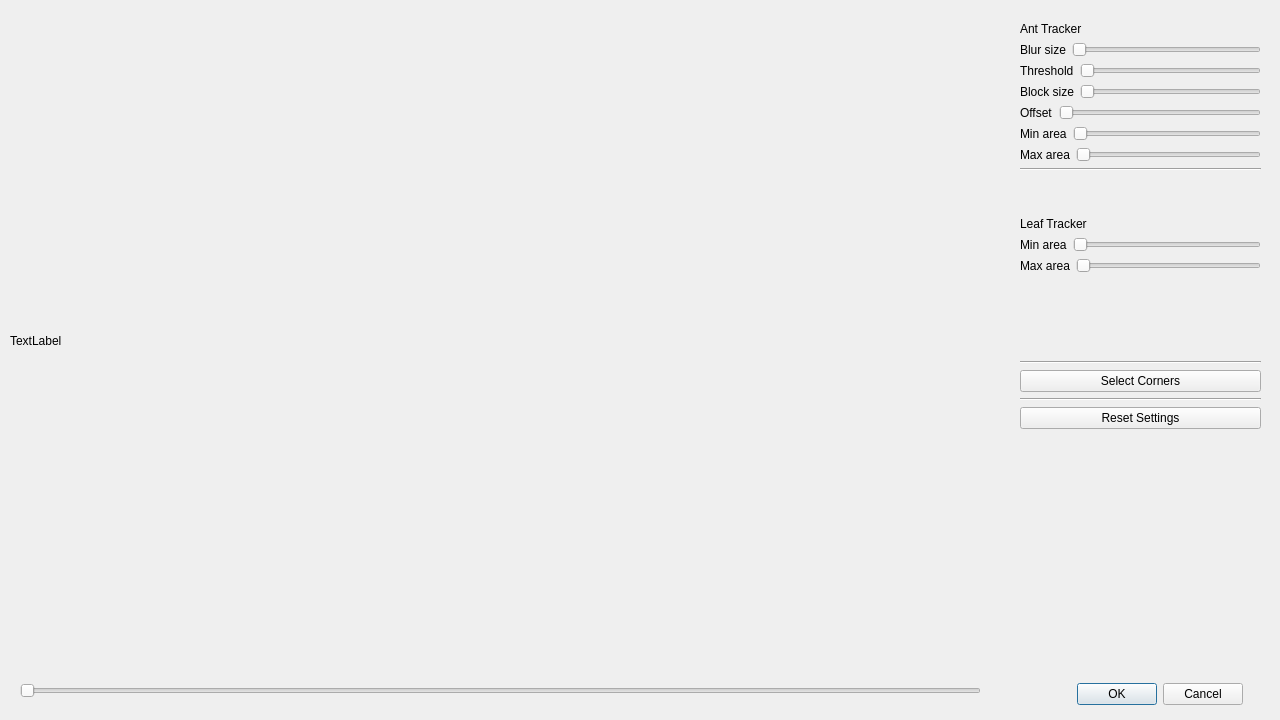
<?xml version="1.0" encoding="UTF-8"?>
<ui version="4.0">
 <class>Dialog</class>
 <widget class="QDialog" name="Dialog">
  <property name="geometry">
   <rect>
    <x>0</x>
    <y>0</y>
    <width>1280</width>
    <height>720</height>
   </rect>
  </property>
  <property name="minimumSize">
   <size>
    <width>1280</width>
    <height>720</height>
   </size>
  </property>
  <property name="maximumSize">
   <size>
    <width>1280</width>
    <height>720</height>
   </size>
  </property>
  <property name="windowTitle">
   <string>Dialog</string>
  </property>
  <widget class="QDialogButtonBox" name="buttonBox">
   <property name="geometry">
    <rect>
     <x>1050</x>
     <y>680</y>
     <width>193</width>
     <height>28</height>
    </rect>
   </property>
   <property name="orientation">
    <enum>Qt::Horizontal</enum>
   </property>
   <property name="standardButtons">
    <set>QDialogButtonBox::Cancel|QDialogButtonBox::Ok</set>
   </property>
  </widget>
  <widget class="QLabel" name="videoPlayer">
   <property name="geometry">
    <rect>
     <x>10</x>
     <y>20</y>
     <width>971</width>
     <height>641</height>
    </rect>
   </property>
   <property name="text">
    <string>TextLabel</string>
   </property>
  </widget>
  <widget class="QSlider" name="videoSlider">
   <property name="geometry">
    <rect>
     <x>20</x>
     <y>680</y>
     <width>961</width>
     <height>22</height>
    </rect>
   </property>
   <property name="orientation">
    <enum>Qt::Horizontal</enum>
   </property>
  </widget>
  <widget class="QWidget" name="layoutWidget">
   <property name="geometry">
    <rect>
     <x>1020</x>
     <y>22</y>
     <width>241</width>
     <height>407</height>
    </rect>
   </property>
   <layout class="QVBoxLayout" name="verticalLayout">
    <item>
     <widget class="QLabel" name="label">
      <property name="text">
       <string>Ant Tracker</string>
      </property>
     </widget>
    </item>
    <item>
     <layout class="QHBoxLayout" name="horizontalLayout_4">
      <item>
       <widget class="QLabel" name="label_5">
        <property name="text">
         <string>Blur size</string>
        </property>
       </widget>
      </item>
      <item>
       <widget class="QSlider" name="blurSize">
        <property name="orientation">
         <enum>Qt::Horizontal</enum>
        </property>
       </widget>
      </item>
     </layout>
    </item>
    <item>
     <layout class="QHBoxLayout" name="horizontalLayout_8">
      <item>
       <widget class="QLabel" name="label_9">
        <property name="text">
         <string>Threshold</string>
        </property>
       </widget>
      </item>
      <item>
       <widget class="QSlider" name="thresh">
        <property name="orientation">
         <enum>Qt::Horizontal</enum>
        </property>
       </widget>
      </item>
     </layout>
    </item>
    <item>
     <layout class="QHBoxLayout" name="horizontalLayout_2">
      <item>
       <widget class="QLabel" name="label_3">
        <property name="text">
         <string>Block size</string>
        </property>
       </widget>
      </item>
      <item>
       <widget class="QSlider" name="blockSize">
        <property name="orientation">
         <enum>Qt::Horizontal</enum>
        </property>
       </widget>
      </item>
     </layout>
    </item>
    <item>
     <layout class="QHBoxLayout" name="horizontalLayout_9">
      <item>
       <widget class="QLabel" name="label_10">
        <property name="text">
         <string>Offset</string>
        </property>
       </widget>
      </item>
      <item>
       <widget class="QSlider" name="offset">
        <property name="orientation">
         <enum>Qt::Horizontal</enum>
        </property>
       </widget>
      </item>
     </layout>
    </item>
    <item>
     <layout class="QHBoxLayout" name="horizontalLayout_6">
      <item>
       <widget class="QLabel" name="label_7">
        <property name="text">
         <string>Min area</string>
        </property>
       </widget>
      </item>
      <item>
       <widget class="QSlider" name="minArea">
        <property name="orientation">
         <enum>Qt::Horizontal</enum>
        </property>
       </widget>
      </item>
     </layout>
    </item>
    <item>
     <layout class="QHBoxLayout" name="horizontalLayout_7">
      <item>
       <widget class="QLabel" name="label_11">
        <property name="text">
         <string>Max area</string>
        </property>
       </widget>
      </item>
      <item>
       <widget class="QSlider" name="maxArea">
        <property name="orientation">
         <enum>Qt::Horizontal</enum>
        </property>
       </widget>
      </item>
     </layout>
    </item>
    <item>
     <widget class="Line" name="line_2">
      <property name="orientation">
       <enum>Qt::Horizontal</enum>
      </property>
     </widget>
    </item>
    <item>
     <layout class="QVBoxLayout" name="verticalLayout_2">
      <item>
       <spacer name="verticalSpacer">
        <property name="orientation">
         <enum>Qt::Vertical</enum>
        </property>
        <property name="sizeHint" stdset="0">
         <size>
          <width>20</width>
          <height>40</height>
         </size>
        </property>
       </spacer>
      </item>
      <item>
       <widget class="QLabel" name="label_4">
        <property name="text">
         <string>Leaf Tracker</string>
        </property>
       </widget>
      </item>
      <item>
       <layout class="QHBoxLayout" name="horizontalLayout_3">
        <item>
         <widget class="QLabel" name="label_14">
          <property name="text">
           <string>Min area</string>
          </property>
         </widget>
        </item>
        <item>
         <widget class="QSlider" name="minArea_2">
          <property name="orientation">
           <enum>Qt::Horizontal</enum>
          </property>
         </widget>
        </item>
       </layout>
      </item>
      <item>
       <layout class="QHBoxLayout" name="horizontalLayout">
        <item>
         <widget class="QLabel" name="label_15">
          <property name="text">
           <string>Max area</string>
          </property>
         </widget>
        </item>
        <item>
         <widget class="QSlider" name="maxArea_2">
          <property name="orientation">
           <enum>Qt::Horizontal</enum>
          </property>
         </widget>
        </item>
       </layout>
      </item>
     </layout>
    </item>
    <item>
     <spacer name="verticalSpacer_2">
      <property name="orientation">
       <enum>Qt::Vertical</enum>
      </property>
      <property name="sizeHint" stdset="0">
       <size>
        <width>20</width>
        <height>40</height>
       </size>
      </property>
     </spacer>
    </item>
    <item>
     <widget class="Line" name="line_3">
      <property name="orientation">
       <enum>Qt::Horizontal</enum>
      </property>
     </widget>
    </item>
    <item>
     <layout class="QHBoxLayout" name="horizontalLayout_5">
      <item>
       <widget class="QPushButton" name="selectCrop">
        <property name="text">
         <string>Select Corners</string>
        </property>
       </widget>
      </item>
     </layout>
    </item>
    <item>
     <widget class="Line" name="line">
      <property name="orientation">
       <enum>Qt::Horizontal</enum>
      </property>
     </widget>
    </item>
    <item>
     <widget class="QPushButton" name="resetButton">
      <property name="text">
       <string>Reset Settings</string>
      </property>
     </widget>
    </item>
   </layout>
  </widget>
 </widget>
 <resources/>
 <connections>
  <connection>
   <sender>buttonBox</sender>
   <signal>accepted()</signal>
   <receiver>Dialog</receiver>
   <slot>accept()</slot>
   <hints>
    <hint type="sourcelabel">
     <x>248</x>
     <y>254</y>
    </hint>
    <hint type="destinationlabel">
     <x>157</x>
     <y>274</y>
    </hint>
   </hints>
  </connection>
  <connection>
   <sender>buttonBox</sender>
   <signal>rejected()</signal>
   <receiver>Dialog</receiver>
   <slot>reject()</slot>
   <hints>
    <hint type="sourcelabel">
     <x>316</x>
     <y>260</y>
    </hint>
    <hint type="destinationlabel">
     <x>286</x>
     <y>274</y>
    </hint>
   </hints>
  </connection>
 </connections>
</ui>
